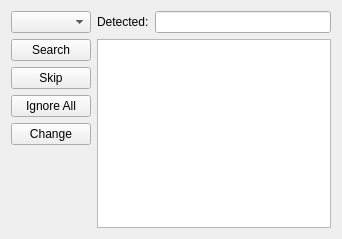
           <widget class="QWidget" name="scrollAreaWidgetContents_6">
            <property name="geometry">
             <rect>
              <x>0</x>
              <y>0</y>
              <width>342</width>
              <height>239</height>
             </rect>
            </property>
            <layout class="QVBoxLayout" name="verticalLayout_36">
             <item>
              <layout class="QHBoxLayout" name="horizontalLayout_10">
               <item>
                <layout class="QVBoxLayout" name="verticalLayout_18">
                 <item>
                  <widget class="QComboBox" name="dict_selection"/>
                 </item>
                 <item>
                  <widget class="QPushButton" name="spell_search">
                   <property name="focusPolicy">
                    <enum>Qt::NoFocus</enum>
                   </property>
                   <property name="text">
                    <string>Search</string>
                   </property>
                  </widget>
                 </item>
                 <item>
                  <widget class="QPushButton" name="spell_skip">
                   <property name="focusPolicy">
                    <enum>Qt::NoFocus</enum>
                   </property>
                   <property name="text">
                    <string>Skip</string>
                   </property>
                  </widget>
                 </item>
                 <item>
                  <widget class="QPushButton" name="spell_ignore_all">
                   <property name="focusPolicy">
                    <enum>Qt::NoFocus</enum>
                   </property>
                   <property name="text">
                    <string>Ignore All</string>
                   </property>
                  </widget>
                 </item>
                 <item>
                  <widget class="QPushButton" name="spell_change">
                   <property name="focusPolicy">
                    <enum>Qt::NoFocus</enum>
                   </property>
                   <property name="text">
                    <string>Change</string>
                   </property>
                  </widget>
                 </item>
                 <item>
                  <spacer name="verticalSpacer_4">
                   <property name="orientation">
                    <enum>Qt::Vertical</enum>
                   </property>
                   <property name="sizeHint" stdset="0">
                    <size>
                     <width>20</width>
                     <height>40</height>
                    </size>
                   </property>
                  </spacer>
                 </item>
                </layout>
               </item>
               <item>
                <layout class="QVBoxLayout" name="verticalLayout_19">
                 <item>
                  <layout class="QHBoxLayout" name="horizontalLayout_11">
                   <item>
                    <widget class="QLabel" name="label_21">
                     <property name="text">
                      <string>Detected:</string>
                     </property>
                    </widget>
                   </item>
                   <item>
                    <widget class="QLineEdit" name="spellcheck_result"/>
                   </item>
                  </layout>
                 </item>
                 <item>
                  <widget class="QListWidget" name="spellcheck_suggestions">
                   <property name="focusPolicy">
                    <enum>Qt::NoFocus</enum>
                   </property>
                   <property name="contextMenuPolicy">
                    <enum>Qt::NoContextMenu</enum>
                   </property>
                   <property name="toolTip">
                    <string>Double click on choice to replace</string>
                   </property>
                   <property name="editTriggers">
                    <set>QAbstractItemView::DoubleClicked</set>
                   </property>
                   <property name="selectionBehavior">
                    <enum>QAbstractItemView::SelectColumns</enum>
                   </property>
                  </widget>
                 </item>
                </layout>
               </item>
              </layout>
             </item>
            </layout>
           </widget>
